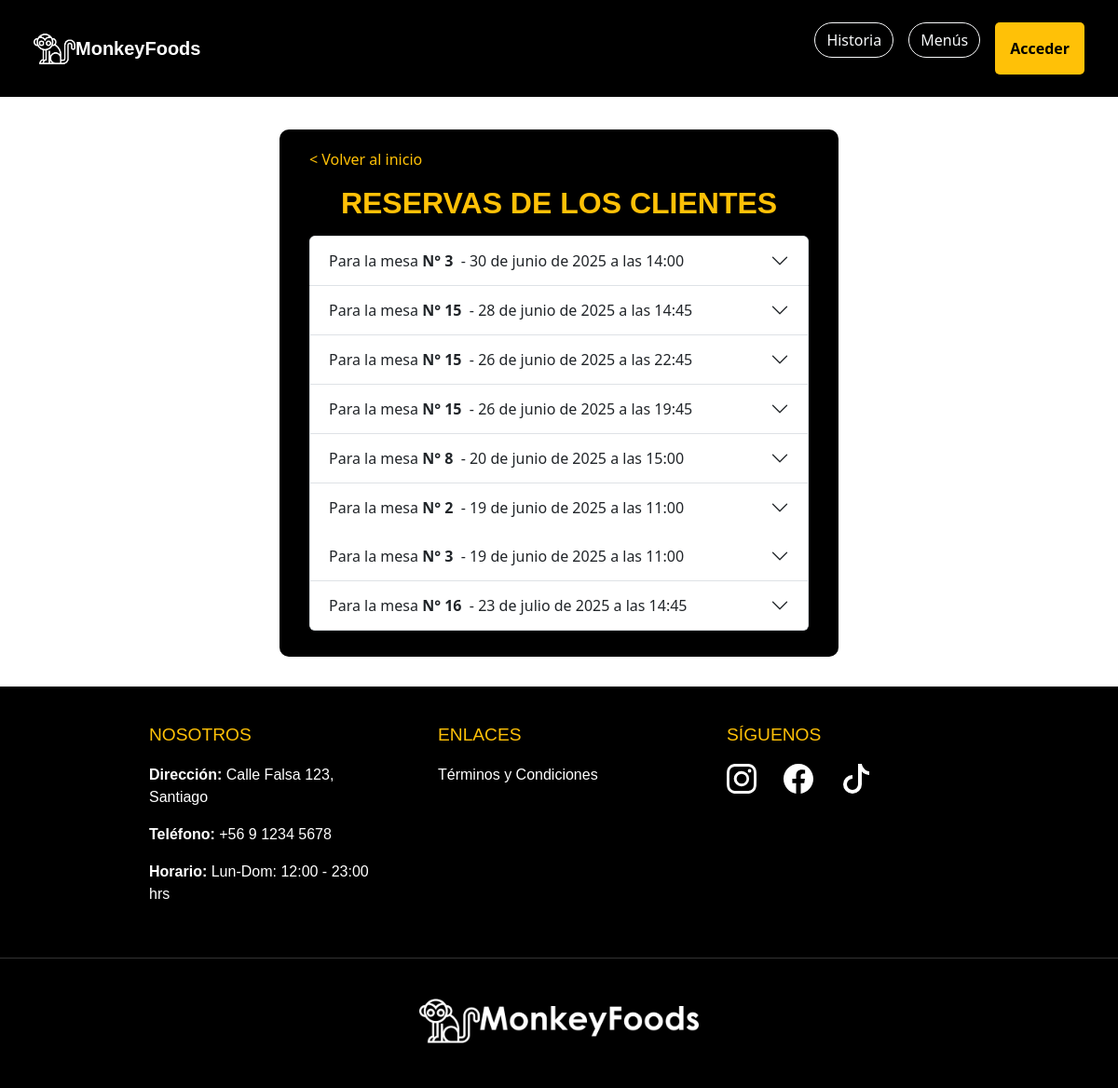
The page /reservas_cocinero/ on the database as committed earlier.
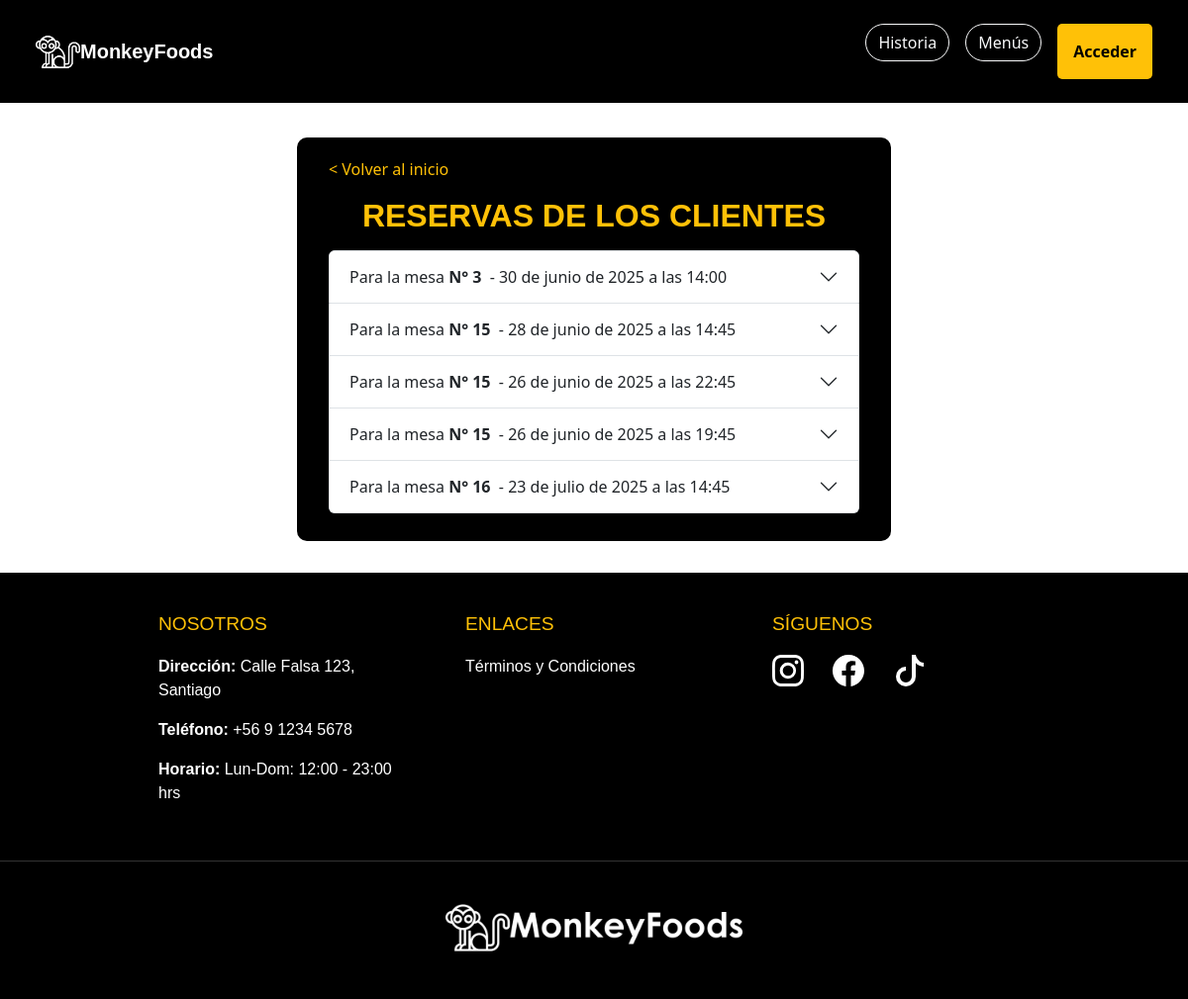
The same page on the database as committed later.
### apps/reservas/models.py (models this page shows, shortened)
class Mesa(models.Model):
    zona = models.ForeignKey(Zona, on_delete=models.CASCADE)
    numero = models.PositiveIntegerField()
    capacidad = models.PositiveIntegerField()
    estado = models.BooleanField(default=True)  #mesa disponible o no

class Reserva(models.Model):
    ESTADOS_RESERVA = (
        ('borrador', 'Borrador'),
        ('completada', 'Completada'),
    )
    id_reserva = models.CharField(max_length=12, unique=True, editable=False)
    cliente = models.ForeignKey(settings.AUTH_USER_MODEL, on_delete=models.CASCADE)
    nombre_reserva = models.CharField(max_length=100)
    fecha = models.DateField()
    hora = models.TimeField()
    telefono = models.CharField(max_length=20)
    comensales = models.PositiveIntegerField(default=1)
    abono = models.DecimalField(max_digits=8, decimal_places=2)
    total = models.DecimalField(max_digits=8, decimal_places=2)
    mesas = models.ManyToManyField('Mesa')
    menu = models.ForeignKey(Menu, on_delete=models.SET_NULL, null=True, blank=True)  #modelo menú
    zona = models.ForeignKey('Zona', on_delete=models.CASCADE, null=True, blank=True)
    estado = models.CharField(max_length=20, choices=ESTADOS_RESERVA, default='borrador')

### apps/reservas_cocinero/views.py (the view)
# urls.py: path('', views.reservas_cocinero, name='reservas_cocinero'),
def reservas_cocinero(request):
    reservas_pasadas = Reserva.objects.filter(fecha__lt=now().date()).order_by('-fecha', '-hora')
    reservas_futuras = Reserva.objects.filter(fecha__gte=now().date()).order_by('fecha', 'hora')
    reservas = list(reservas_pasadas) + list(reservas_futuras)  # concatenar listas
    return render(request, 'reservas_cocinero/reservas_cocinero.html', {'reservas': reservas})

### apps/reservas_cocinero/templates/reservas_cocinero/reservas_cocinero.html (shortened to what the changed rows need)
{% load static %}
<!DOCTYPE html>
<html lang="es">
<head>
    <link href="https://cdn.jsdelivr.net/npm/bootstrap@5.3.3/dist/css/bootstrap.min.css" rel="stylesheet"
>
    <link rel="stylesheet" href="https://cdn.jsdelivr.net/npm/bootstrap-icons@1.11.3/font/bootstrap-icons.min.css">
    <link rel="stylesheet" href="{% static 'reservas_mesero/css/styles.css' %}">
</head>
<body class="body-fondo">
     <div class="form-container">
        <div class="container mb-2">
            <h2 class="text-warning text-center mb-3" style="font-family: 'Century Gothic', sans-serif; font-weight: bolder;">RESERVAS DE LOS CLIENTES</h2>
            <div class="accordion" id="accordionReservas">
                {% for reserva in reservas %}
                    {% if reserva.menu %}
                        <div class="accordion-item">
                            <h2 class="accordion-header" id="heading{{ reserva.id }}">
                                {% for mesa in reserva.mesas.all %}
                                    <button class="accordion-button collapsed" type="button" data-bs-toggle="collapse"
                                        data-bs-target="#collapse{{ reserva.id }}">
                                        Para la mesa&nbsp;<strong>N° {{ mesa.numero }}</strong>&nbsp; - {{ reserva.fecha }} a las {{ reserva.hora }}
                                    </button>
                                {% endfor %}
                            </h2>
                        </div>
                    {% endif %}
                {% endfor %}
            </div>
        </div>
    </div>
</html>

Rows that differ between the two databases and show on the page:
removed Reserva: fecha "20 de junio de 2025", hora "15:00"
no longer on this page (row unchanged): Mesa: numero "8"
removed Reserva: fecha "19 de junio de 2025", hora "11:00", Mesa (numero "3")
no longer on this page (row unchanged): Mesa: numero "2"
